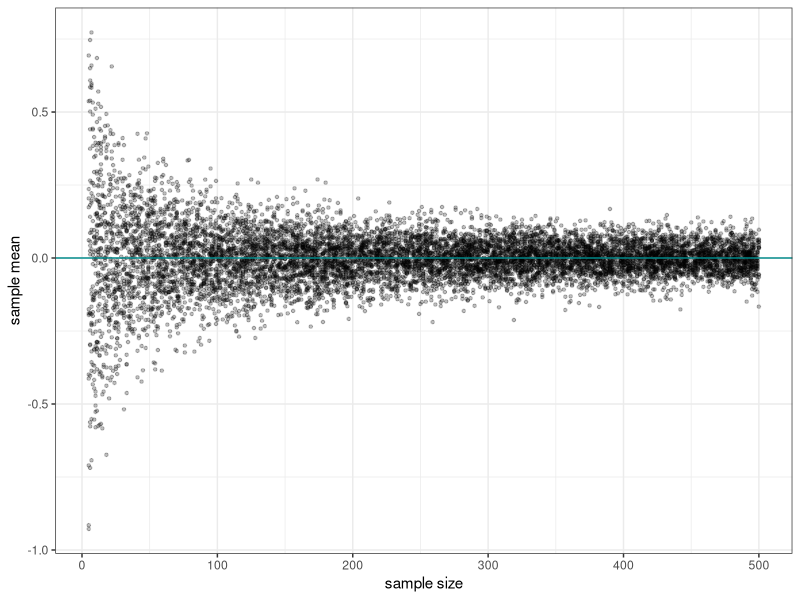

Generate this figure with R:
## ---- chunk 1
library(tidyverse)
## ---- chunk 2
set.seed(1234)

lln_norm <- tibble(
  n_sz = sample(5:500, 1e4, replace = TRUE),
  sample_mean = sapply(n_sz, function(n) mean(rnorm(n)))
)

ggplot(data=lln_norm) +
  geom_point(aes(x = n_sz, y = sample_mean), alpha = 0.25, shape = 20) +
  geom_hline(yintercept = 0,
             color = "cyan4") +
  labs(x = "sample size",
       y = "sample mean") +
  theme_bw()
 
## ---- chunk 3





